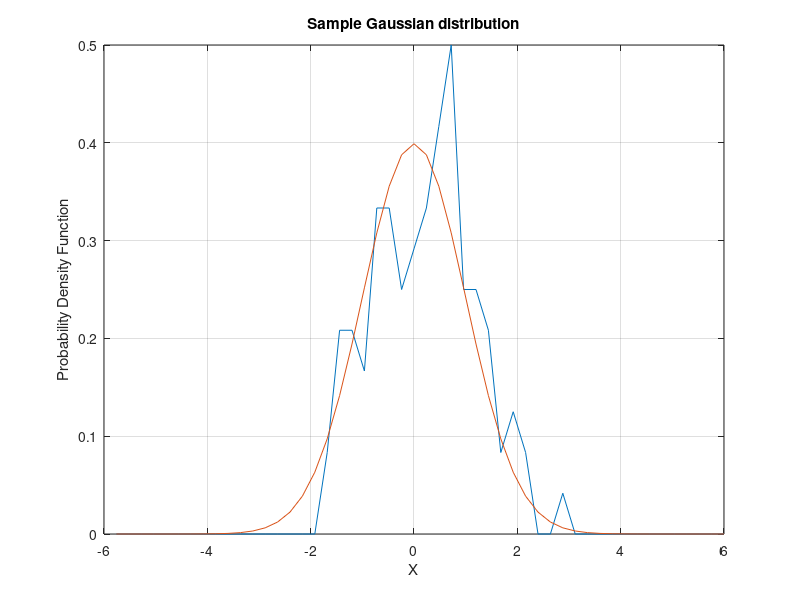

The MATLAB source for this figure:
% Preallocation
H=zeros(1,10000);
X=zeros(1,10000);
count=0;
XMAX=6;
XMIN=-6;
RANGE=XMAX-XMIN;
TMP=1./sqrt(6.28); %1/루트(2pi)
N=100;
BIN=50;
for I=1:N
    SUM=0;
    for J=1:12
        RAND=rand(1);
        SUM=SUM+RAND;
    end
    X(I)=SUM-6; % X는 Listing 4.1에서 만든값
end
for I=1:BIN
    H(I)=0;
end
% FIX는 0 방향으로 반올림
for I=1:N
    K=fix(((X(I)-XMIN)/RANGE)*BIN)+.99; 
    if K < 1, K=1; end
    if K > BIN, K=BIN; end
    % K에는 1~50 사이의 소수이 나옴
    K=round(K);
    H(K)=H(K)+1; %H는 확률을 위한 개수얻음
end

for K=1:BIN
    PDF=(H(K)/N)*BIN/RANGE; %확률 *bin/range
    AB=XMIN+K*RANGE/BIN; %min + 0~12
    TH=TMP*exp(-AB*AB/2.); % 표준편차는 1이므로 계산 안함
    count=count+1;
    ArrayAB(count)=AB;
    ArrayPDF(count)=PDF;
    ArrayTH(count)=TH;
end
figure
plot(ArrayAB,ArrayPDF,ArrayAB,ArrayTH),grid
title('Sample Gaussian distribution')
xlabel('X')
ylabel('Probability Density Function')
clc
output=[ArrayAB,ArrayPDF,ArrayTH];
save datfil output -ascii
disp 'simulation finished'
